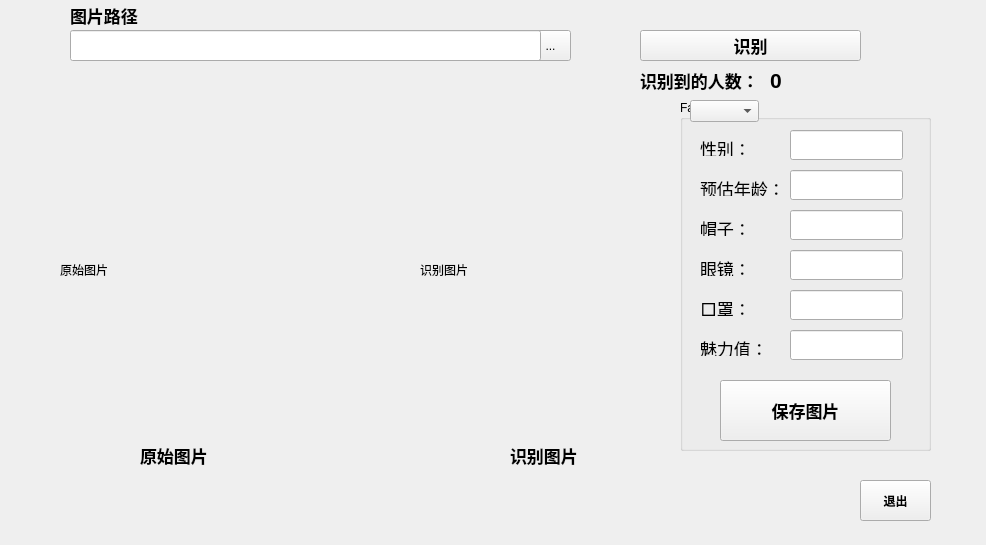
<?xml version="1.0" encoding="UTF-8"?>
<ui version="4.0">
 <class>Form</class>
 <widget class="QWidget" name="Form">
  <property name="geometry">
   <rect>
    <x>0</x>
    <y>0</y>
    <width>986</width>
    <height>545</height>
   </rect>
  </property>
  <property name="windowTitle">
   <string>人像信息识别</string>
  </property>
  <widget class="QToolButton" name="setImg">
   <property name="geometry">
    <rect>
     <x>530</x>
     <y>30</y>
     <width>41</width>
     <height>31</height>
    </rect>
   </property>
   <property name="text">
    <string>...</string>
   </property>
  </widget>
  <widget class="QLineEdit" name="FilePath">
   <property name="geometry">
    <rect>
     <x>70</x>
     <y>30</y>
     <width>471</width>
     <height>31</height>
    </rect>
   </property>
  </widget>
  <widget class="QLabel" name="PicLabel">
   <property name="geometry">
    <rect>
     <x>60</x>
     <y>110</y>
     <width>250</width>
     <height>320</height>
    </rect>
   </property>
   <property name="text">
    <string>原始图片</string>
   </property>
  </widget>
  <widget class="QLabel" name="PicLabel_2">
   <property name="geometry">
    <rect>
     <x>420</x>
     <y>110</y>
     <width>250</width>
     <height>320</height>
    </rect>
   </property>
   <property name="text">
    <string>识别图片</string>
   </property>
  </widget>
  <widget class="QPushButton" name="Start">
   <property name="geometry">
    <rect>
     <x>640</x>
     <y>30</y>
     <width>221</width>
     <height>31</height>
    </rect>
   </property>
   <property name="font">
    <font>
     <pointsize>13</pointsize>
     <bold>true</bold>
    </font>
   </property>
   <property name="text">
    <string>识别</string>
   </property>
  </widget>
  <widget class="QGroupBox" name="FaceInfos">
   <property name="geometry">
    <rect>
     <x>680</x>
     <y>100</y>
     <width>251</width>
     <height>351</height>
    </rect>
   </property>
   <property name="title">
    <string>FaceInfos</string>
   </property>
   <widget class="QLabel" name="Gender">
    <property name="geometry">
     <rect>
      <x>20</x>
      <y>40</y>
      <width>54</width>
      <height>16</height>
     </rect>
    </property>
    <property name="font">
     <font>
      <pointsize>13</pointsize>
     </font>
    </property>
    <property name="text">
     <string>性别：</string>
    </property>
   </widget>
   <widget class="QLabel" name="Age">
    <property name="geometry">
     <rect>
      <x>20</x>
      <y>80</y>
      <width>81</width>
      <height>16</height>
     </rect>
    </property>
    <property name="font">
     <font>
      <pointsize>13</pointsize>
     </font>
    </property>
    <property name="text">
     <string>预估年龄：</string>
    </property>
   </widget>
   <widget class="QLabel" name="Hat">
    <property name="geometry">
     <rect>
      <x>20</x>
      <y>120</y>
      <width>53</width>
      <height>16</height>
     </rect>
    </property>
    <property name="font">
     <font>
      <pointsize>13</pointsize>
     </font>
    </property>
    <property name="text">
     <string>帽子：</string>
    </property>
   </widget>
   <widget class="QLabel" name="Glass">
    <property name="geometry">
     <rect>
      <x>20</x>
      <y>160</y>
      <width>53</width>
      <height>16</height>
     </rect>
    </property>
    <property name="font">
     <font>
      <pointsize>13</pointsize>
     </font>
    </property>
    <property name="text">
     <string>眼镜：</string>
    </property>
   </widget>
   <widget class="QLabel" name="Mask">
    <property name="geometry">
     <rect>
      <x>20</x>
      <y>200</y>
      <width>53</width>
      <height>16</height>
     </rect>
    </property>
    <property name="font">
     <font>
      <pointsize>13</pointsize>
     </font>
    </property>
    <property name="text">
     <string>口罩：</string>
    </property>
   </widget>
   <widget class="QLineEdit" name="Gender_Text">
    <property name="geometry">
     <rect>
      <x>110</x>
      <y>30</y>
      <width>113</width>
      <height>30</height>
     </rect>
    </property>
   </widget>
   <widget class="QLineEdit" name="Age_Text">
    <property name="geometry">
     <rect>
      <x>110</x>
      <y>70</y>
      <width>113</width>
      <height>30</height>
     </rect>
    </property>
   </widget>
   <widget class="QLineEdit" name="Hat_Text">
    <property name="geometry">
     <rect>
      <x>110</x>
      <y>110</y>
      <width>113</width>
      <height>30</height>
     </rect>
    </property>
   </widget>
   <widget class="QLineEdit" name="Glass_Text">
    <property name="geometry">
     <rect>
      <x>110</x>
      <y>150</y>
      <width>113</width>
      <height>30</height>
     </rect>
    </property>
   </widget>
   <widget class="QLineEdit" name="Mask_Text">
    <property name="geometry">
     <rect>
      <x>110</x>
      <y>190</y>
      <width>113</width>
      <height>30</height>
     </rect>
    </property>
   </widget>
   <widget class="QPushButton" name="Save">
    <property name="geometry">
     <rect>
      <x>40</x>
      <y>280</y>
      <width>171</width>
      <height>61</height>
     </rect>
    </property>
    <property name="font">
     <font>
      <pointsize>13</pointsize>
      <bold>true</bold>
     </font>
    </property>
    <property name="text">
     <string>保存图片</string>
    </property>
   </widget>
   <widget class="QLabel" name="Hair">
    <property name="geometry">
     <rect>
      <x>20</x>
      <y>240</y>
      <width>61</width>
      <height>16</height>
     </rect>
    </property>
    <property name="font">
     <font>
      <pointsize>13</pointsize>
     </font>
    </property>
    <property name="text">
     <string>魅力值：</string>
    </property>
   </widget>
   <widget class="QLineEdit" name="Hair_Text">
    <property name="geometry">
     <rect>
      <x>110</x>
      <y>230</y>
      <width>113</width>
      <height>30</height>
     </rect>
    </property>
   </widget>
   <widget class="QComboBox" name="comboBox">
    <property name="geometry">
     <rect>
      <x>10</x>
      <y>0</y>
      <width>69</width>
      <height>22</height>
     </rect>
    </property>
   </widget>
  </widget>
  <widget class="QPushButton" name="Exit">
   <property name="geometry">
    <rect>
     <x>860</x>
     <y>480</y>
     <width>71</width>
     <height>41</height>
    </rect>
   </property>
   <property name="font">
    <font>
     <bold>true</bold>
    </font>
   </property>
   <property name="text">
    <string>退出</string>
   </property>
  </widget>
  <widget class="QLabel" name="label">
   <property name="geometry">
    <rect>
     <x>70</x>
     <y>5</y>
     <width>71</width>
     <height>21</height>
    </rect>
   </property>
   <property name="font">
    <font>
     <pointsize>13</pointsize>
     <bold>true</bold>
    </font>
   </property>
   <property name="text">
    <string>图片路径</string>
   </property>
  </widget>
  <widget class="QLabel" name="label_2">
   <property name="geometry">
    <rect>
     <x>140</x>
     <y>440</y>
     <width>71</width>
     <height>31</height>
    </rect>
   </property>
   <property name="font">
    <font>
     <pointsize>13</pointsize>
     <bold>true</bold>
    </font>
   </property>
   <property name="text">
    <string>原始图片</string>
   </property>
  </widget>
  <widget class="QLabel" name="label_3">
   <property name="geometry">
    <rect>
     <x>510</x>
     <y>440</y>
     <width>71</width>
     <height>31</height>
    </rect>
   </property>
   <property name="font">
    <font>
     <pointsize>13</pointsize>
     <bold>true</bold>
    </font>
   </property>
   <property name="text">
    <string>识别图片</string>
   </property>
  </widget>
  <widget class="QLabel" name="label_4">
   <property name="geometry">
    <rect>
     <x>640</x>
     <y>70</y>
     <width>121</width>
     <height>21</height>
    </rect>
   </property>
   <property name="font">
    <font>
     <pointsize>13</pointsize>
     <bold>true</bold>
    </font>
   </property>
   <property name="text">
    <string>识别到的人数：</string>
   </property>
  </widget>
  <widget class="QLabel" name="label_5">
   <property name="geometry">
    <rect>
     <x>770</x>
     <y>70</y>
     <width>51</width>
     <height>21</height>
    </rect>
   </property>
   <property name="font">
    <font>
     <pointsize>16</pointsize>
     <bold>true</bold>
    </font>
   </property>
   <property name="text">
    <string>0</string>
   </property>
  </widget>
 </widget>
 <resources/>
 <connections/>
</ui>
